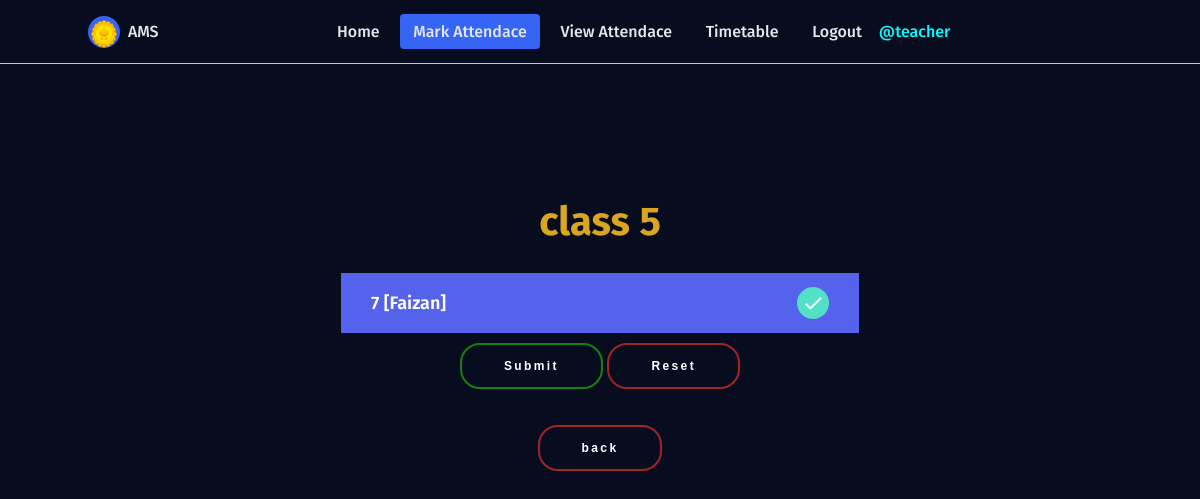
Screenshot of /five/ (signed in) with the database file from the repository.
### attendance_management_system/models.py (models this page shows, shortened)
class Classname(models.Model):
    classno = models.CharField(max_length=10, primary_key=True)

class Student(models.Model):
    roll = models.CharField(max_length=10, primary_key=True)
    name = models.CharField(max_length=40, null=False, default='')
    classname = models.ForeignKey('Classname', on_delete=models.CASCADE)
    phone = models.CharField(max_length=12, null=False, default='')
    parent_phone = models.CharField(max_length=12, null=False, default='')
    def __str__(self):
        return self.name

### attendance_management_system/views.py (the view)
# urls.py: path('five/', views.five, name="five"),
@login_required(login_url='/login')
def five(request):
    student =  Student.objects.filter(classname=5)
    classname = Classname.objects.filter(classno=5)
    context={'student': student, 'classname': classname}
    return render(request, 'class5.html', context)

### templates/class5.html (shortened to what this page needs)
<!DOCTYPE html>
<html lang="en">
<head>
    {% load static %}
    <link href="https://stackpath.bootstrapcdn.com/font-awesome/4.7.0/css/font-awesome.min.css" rel="stylesheet">
    <link rel="stylesheet" href="{% static 'markAttendance/css/styles.css' %}">
</head>
<body>
    <header class="header">
        <nav class="nav" id="nav-menu">
            <div class="nav__content bd-grid">
                <div class="nav__perfil">
                    <div class="nav__img">
                        <img src="static/markattendance/img/2.png" alt="">
                    </div>
                    <div>
                        <a href="#" class="nav__name">AMS</a>
                    </div>
                </div>
                <div class="nav__menu">
                    <ul class="nav__list">
                        <li class="nav__item"><a href="{% url 'home' %}" class="nav__link">Home</a></li>
                        <li class="nav__item"><a href="{% url 'teacherhome' %}" class="nav__link active">Mark Attendace</a></li>
                        <li class="nav__item"><a href="{% url 'viewattendance' %}" class="nav__link">View Attendace</a></li>
                        <li class="nav__item"><a href="{% url 'timetable' %}" class="nav__link">Timetable</a></li>
                        {% if request.user.is_authenticated %}
                        <li class="nav__item"><a href="{% url 'logout' %}" class="nav__link">Logout</a></li>
                        <span style="color:cyan;">@{{request.user.username}}</span>
                        {% else %}
                        <li class="nav__item"><a href="{% url 'login' %}" class="nav__link">Login</a></li>
                        {% endif %}
                    </ul>
                </div>
            </div>
        </nav>
    </header>
    <br><br><br><br><br><br>
        <form method="POST" action="/teacherhome" class="form">
                {% for cs in classname %}
                <h2 style="color:goldenrod; font-size: 40px;">class {{cs.classno}}</h2>
                {% endfor %}
                {% for stud in student  %}
        <div class="inputGroup">
            <label for="{{ stud }}">{{ stud.roll }}  [{{ stud }}]</label>
        </div>
        {% endfor %}
            <div class="btn">
                <button type="submit" class="submit">Submit</button>
                <button type="reset" class="reset">Reset</button><br><br>
                <button type="button" class="reset" onclick="window.location.href='{% url 'teacherhome' %}' ">back</button>
            </div>
        </form>
</body>
</html>

### static/markAttendance/css/styles.css (style rules this page uses)
:root { --header-height: 3rem; --first-color: #3664F4; --dark-color: #070D1F; --dark-color-alt: #282B3A; --white-color: #E6E7E9; --body-font: 'Poppins', sans-serif; --normal-font-size: .938rem; --small-font-size: .813rem; --z-fixed: 100; }
@media screen and (min-width: 768px) { :root { --normal-font-size: 1rem; --small-font-size: .875rem; } }
form { text-align: center; }
h2 { text-align: center; color: white; margin-top: 90px; animation: Slide_Up 0.8s ease; }
body { margin: var(--header-height) 0 0 0; font-family: var(--body-font); font-size: var(--normal-font-size); font-weight: 500; background-color: var(--dark-color); }
ul { margin: 0; padding: 0; list-style: none; }
a { text-decoration: none; }
img { max-width: 100%; height: 100%; }
.btn { margin-top: 10px; }
.submit { position: relative; background: transparent; border: 2px solid rgb(22, 128, 18); padding: 14px 42px; border-radius: 20px; cursor: pointer; overflow: hidden; outline: none; font-weight: bold; font-size: 12px; color: white; letter-spacing: .2em; transition: all .2s ease; animation: Slide_Up 0.8s ease; }
.reset { position: relative; background: transparent; border: 2px solid rgb(160, 37, 37); padding: 14px 42px; border-radius: 20px; cursor: pointer; overflow: hidden; outline: none; font-weight: bold; font-size: 12px; color: white; letter-spacing: .2em; box-shadow: 0 8px 32px rgba(#000, .2); transition: all .2s ease; animation: Slide_Up 0.8s ease; }
.bd-grid { max-width: 1024px; display: -ms-grid; display: grid; -ms-grid-columns: 100%; grid-template-columns: 100%; margin-left: 1.5rem; margin-right: 1.5rem; }
.header { width: 100%; height: var(--header-height); position: fixed; top: 0; left: 0; padding: 0 1.5rem; background-color: transparent; z-index: var(--z-fixed); display: -webkit-box; display: -ms-flexbox; display: flex; -webkit-box-pack: justify; -ms-flex-pack: justify; justify-content: space-between; -webkit-box-align: center; -ms-flex-align: center; align-items: center; border-bottom: 1px solid rgb(252, 214, 0); animation: Slide_Up 0.8s ease; }
.nav__content { height: 100%; -ms-grid-rows: max-content 1fr max-content; grid-template-rows: -webkit-max-content 1fr -webkit-max-content; grid-template-rows: max-content 1fr max-content; row-gap: 2rem; }
.nav__img { display: -webkit-box; display: -ms-flexbox; display: flex; -webkit-box-pack: center; -ms-flex-pack: center; justify-content: center; padding-top: .25rem; margin-bottom: .8rem; width: 56px; height: 56px; background-color: var(--first-color); border-radius: 50%; overflow: hidden; }
.nav__img img { width: 46px; }
.nav__name { display: block; color: var(--white-color); }
.nav__menu { -ms-flex-item-align: center; -ms-grid-row-align: center; align-self: center; }
.nav__item { margin: 2.5rem 0; }
.nav__link { color: var(--white-color); }
.active { color: var(--first-color); }
@media screen and (min-width: 768px) { body { margin: 0; } }
@media screen and (min-width: 768px) { .header { height: calc(var(--header-height) + 1rem); } }
@media screen and (min-width: 768px) { .nav { width: 100%; } }
@media screen and (min-width: 768px) { .nav__content { -ms-grid-columns: (max-content)[3]; grid-template-columns: repeat(3, -webkit-max-content); grid-template-columns: repeat(3, max-content); -ms-grid-rows: 1fr; grid-template-rows: 1fr; -webkit-column-gap: 1rem; column-gap: 1rem; -webkit-box-pack: justify; -ms-flex-pack: justify; justify-content: space-between; } }
@media screen and (min-width: 768px) { .nav__perfil { display: -webkit-box; display: -ms-flexbox; display: flex; -webkit-box-align: center; -ms-flex-align: center; align-items: center; } }
@media screen and (min-width: 768px) { .nav__img { width: 32px; height: 32px; margin-right: .5rem; margin-bottom: 0; -webkit-box-align: center; -ms-flex-align: center; align-items: center; } }
@media screen and (min-width: 768px) { .nav__img img { width: 26px; } }
@media screen and (min-width: 768px) { .nav__list { display: -webkit-box; display: -ms-flexbox; display: flex; } }
@media screen and (min-width: 768px) { .nav__item { margin: 0 .25rem; } }
@media screen and (min-width: 768px) { .nav__link { padding: .5rem .8rem; border-radius: .25rem; } }
@media screen and (min-width: 768px) { .active { background-color: var(--first-color); color: var(--white-color); } }

### rows the page displays
Classname: classno "5"
Student: roll "7", name "Faizan"

### other values shown
{{ request.user.username }} "teacher"
